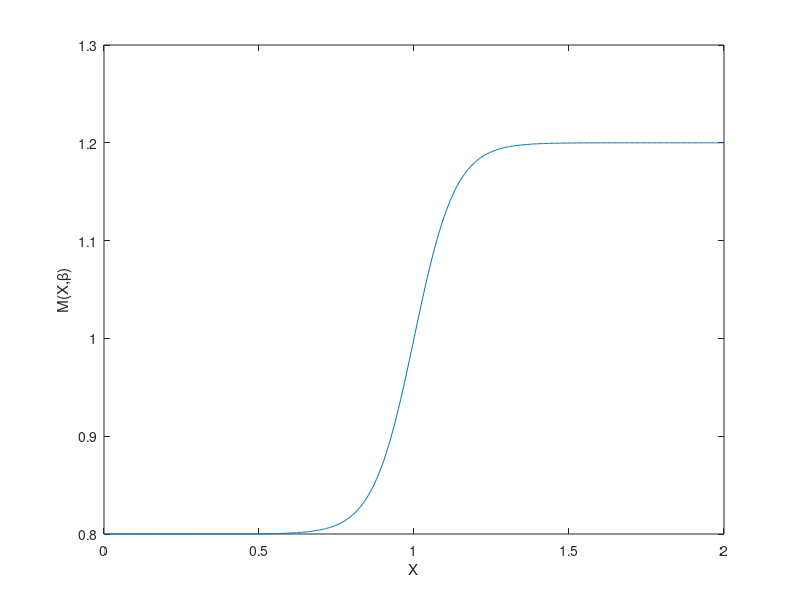

Source code (MATLAB):
%dX = rX(1-X/T)(1-X/K(x))-lambdaX.,  beta=K/T,
% State dependet carrying capacity
clear all;
x1=0; x2=2; dx=1/2^8;
xx=x1:dx:x2;
r=0.5; S=0.2;   % parameter values
k1=0.8; k2=1.2;    phi=(k1+k2)/2; gamma=15;% gamma must be near gamC
V=@(x)k1+(k2-k1)/(1+exp(-gamma*(x-phi)));
gamC=4/(k2-k1) % bifurcation poin 
% Deterministic Logistic growth model
mu=@ (x)r*(x.*(1-x./V(x)));
% Deterministic Allee effect model
%mu=@ (x)(r*(x.*(x/S-1).*(1-x./V(x))));
%Mu=mu(x); g=@(x) r*(x.^2/2-x.^3*((S+K)/(3*S*K))+x.^4/(4*S*K));
M=round((x2-x1)/dx);
X=zeros(1,M+1);
%  for i=1:M+1
%      X(i)=mu(xx(i)); % For the Deterministic model
%   end
for i=1:M+1
    X(i)=V(xx(i));   % For Carrying capacity
end
plot(xx,X,'-')
hold on
xlabel('X')
ylabel('M(X,\beta)')
